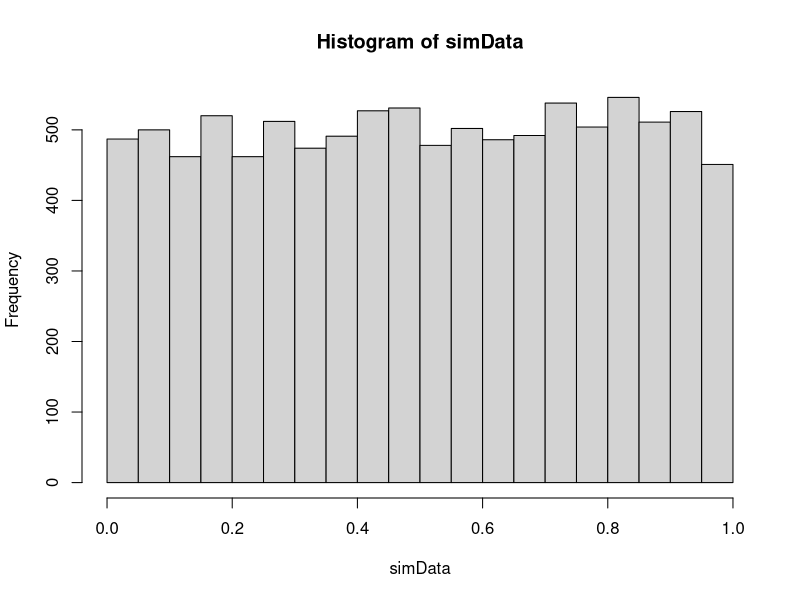
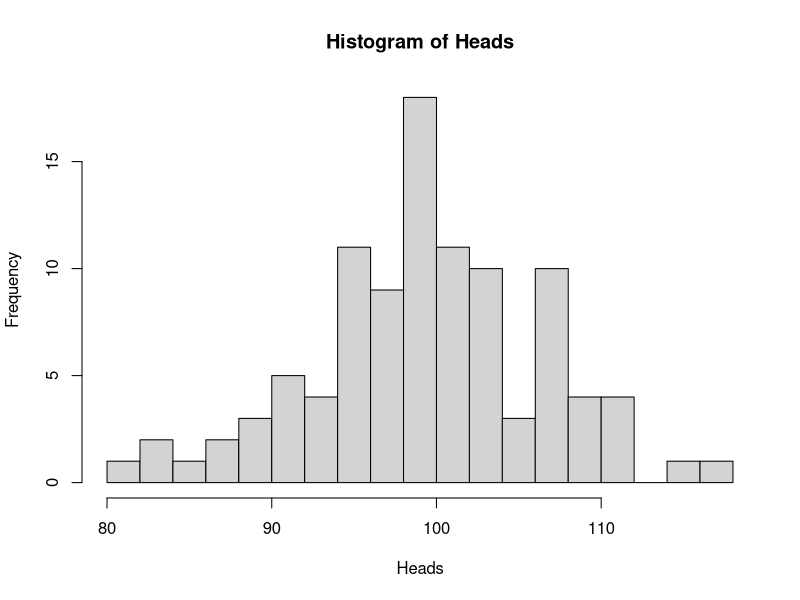
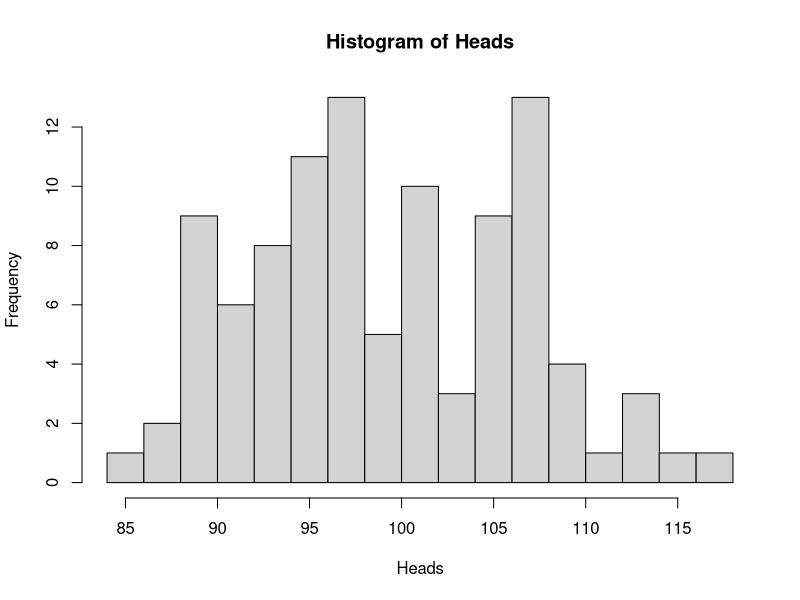

R code for these plots, in order:
pdf("images/chapter_1/simunif1.pdf",width=4, height=3)
# Generate 10,000 points from a uniform distribution
set.seed(210313)
n <- 10000
simData <- runif(n)
hist(simData)
dev.off()
 
n <- 10000
simData <- runif(n, min=1, max=5)

# Simulate 200 coin-flips, using the runif function:
set.seed(220513)
n.trials <- 200
cat("Number of Heads is: ", sum(runif(n.trials) < 0.5), "\n")

pdf("images/chapter_1/simunif2.pdf", width=4, height=3)
set.seed(442886)
n.trials <- 200  # the number of coin-tosses in each experiment
reps <- 100  # the number of experiments
Heads <- rep(0, reps)  # A vector to store the results (initialize with 0s)
for (i in 1:reps) {
  Heads[i] <- sum((runif(n.trials) < 0.5))
}
hist(Heads, breaks=20)
dev.off()

pdf("images/chapter_1/simunif3.pdf", width=4, height=3)
set.seed(442886)
reps <- 100
n.trials <- 200
Heads <- rbinom(reps, n.trials, 0.5)
hist(Heads, breaks=20)
dev.off()
